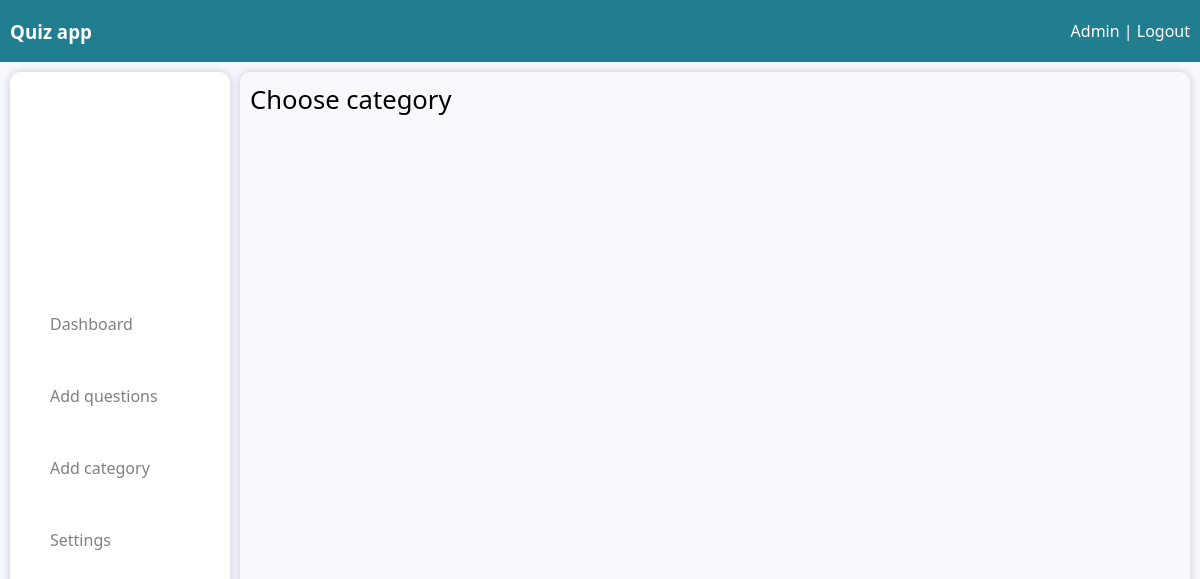
Before: /view-questins (signed in) with the older database file.
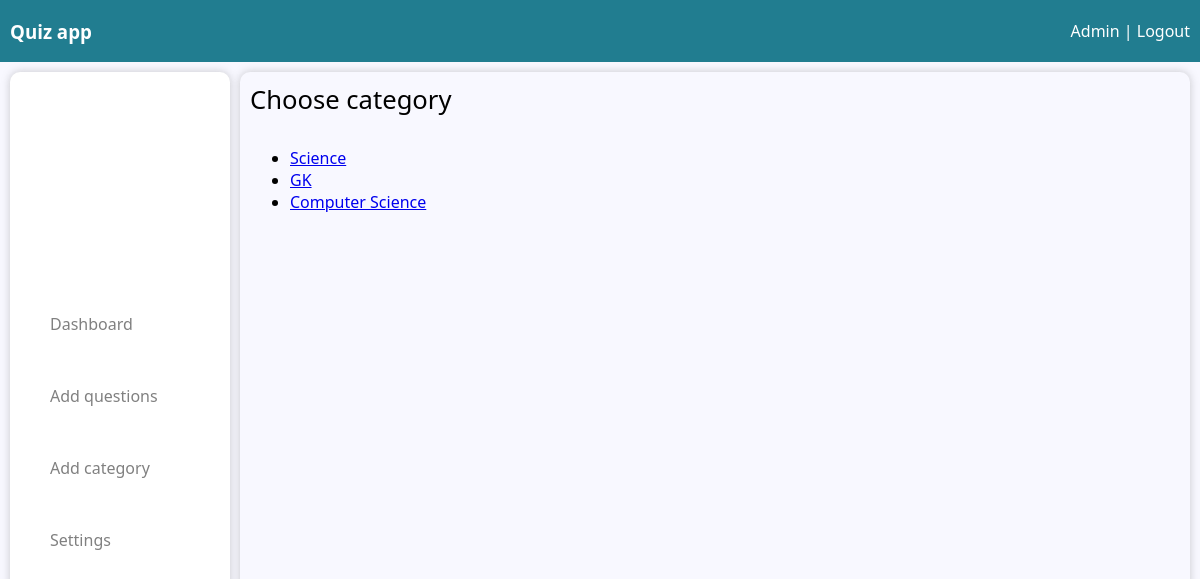
After: the same page with the newer database file.
### dashboard/models.py (models this page shows)
class Category(models.Model):
    id = models.AutoField(primary_key=True)
    category_name = models.CharField(max_length=225)
    class Meta:
        db_table = 'category'

### dashboard/views.py (the view)
# urls.py: path('view-questins', showAllCategories, name="view-questins"),
def showAllCategories(request):
    user_id = login(request)
    if not user_id:
        return redirect('/auth/login')
    user        = User.objects.filter(id = user_id).first()
    categories  = Category.objects.all()
    context = {
        'categories' : categories,
        'user_type' : user.user_type
    }
    return render(request, 'dashboard/all-categories.html', context=context)

### access/views.py (called while the page is built)
def login(request):
    try:
        user_id = request.session['user_id']
        return user_id
    except:
        return False

### dashboard/templates/dashboard/all-categories.html (shortened to what this page needs)
{% extends "dashboard/dashboard.html" %}
{% block admin %}
<div class="main-category-div">
    <header class="page-header">Choose category</header>
    {% if categories %}
    <div class="category-list-cont">
        <ul>
        {% for cat in categories %}
            <li><a href="view-questins/{{ cat.id }}">{{ cat.category_name }}</a></li>
        {% endfor %}
        </ul>
    </div>
    {% else %}
    <script>
        alert("No categories found. Please add some categories") ;
        localStorage.href = "/category" ;
    </script>
    {% endif %}
</div>
{% endblock admin %}

Changed rows visible on the page:
added Category: category_name "Science"
added Category: category_name "GK"
added Category: category_name "Computer Science"
